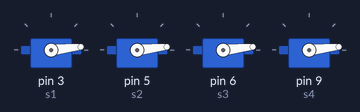
A sketch run on a simulated Arduino Uno, built with avr-gcc and run on an emulated ATmega328P. Parts: 4 × servo.

Above: at 0.05 s.
At 0.25 s:
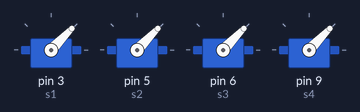
At 0.45 s:
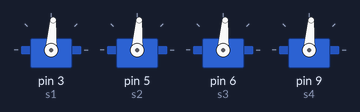
At 0.9 s:
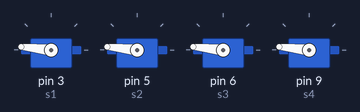
At 1.2 s:
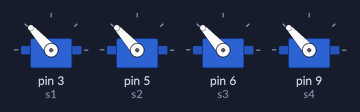
At 1.75 s:
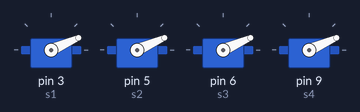
Timing chart, 0 to 4.3 s (numbered marks = the images above):
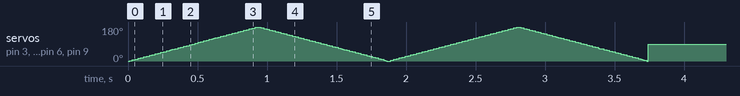

The sketch:

4-Servo-Sweep.ino
```cpp
#include <Servo.h>

// Initialize 4 servos
Servo s1, s2, s3, s4;

void setup() {
  // Attach servos to PWM pins
  s1.attach(3); s2.attach(5); s3.attach(6); s4.attach(9);
}

void loop() {
  // Start an internal stopwatch (milliseconds)
  unsigned long time = millis();

  // Check if less than 2 seconds (2000 ms) have passed
  if (time < 2000) {
    // Sweep all motors from 0 to 180 and back
    for(int p = 0; p <= 180; p += 2) {
      s1.write(p); s2.write(p); s3.write(p); s4.write(p); delay(10);
    }
    for(int p = 180; p >= 0; p -= 2) {
      s1.write(p); s2.write(p); s3.write(p); s4.write(p); delay(10);
    }
  }
  // After 2 seconds have passed
  else {
    // Stop sweeping and lock all motors at 90 degrees
    s1.write(90); s2.write(90); s3.write(90); s4.write(90);
  }
}
```
